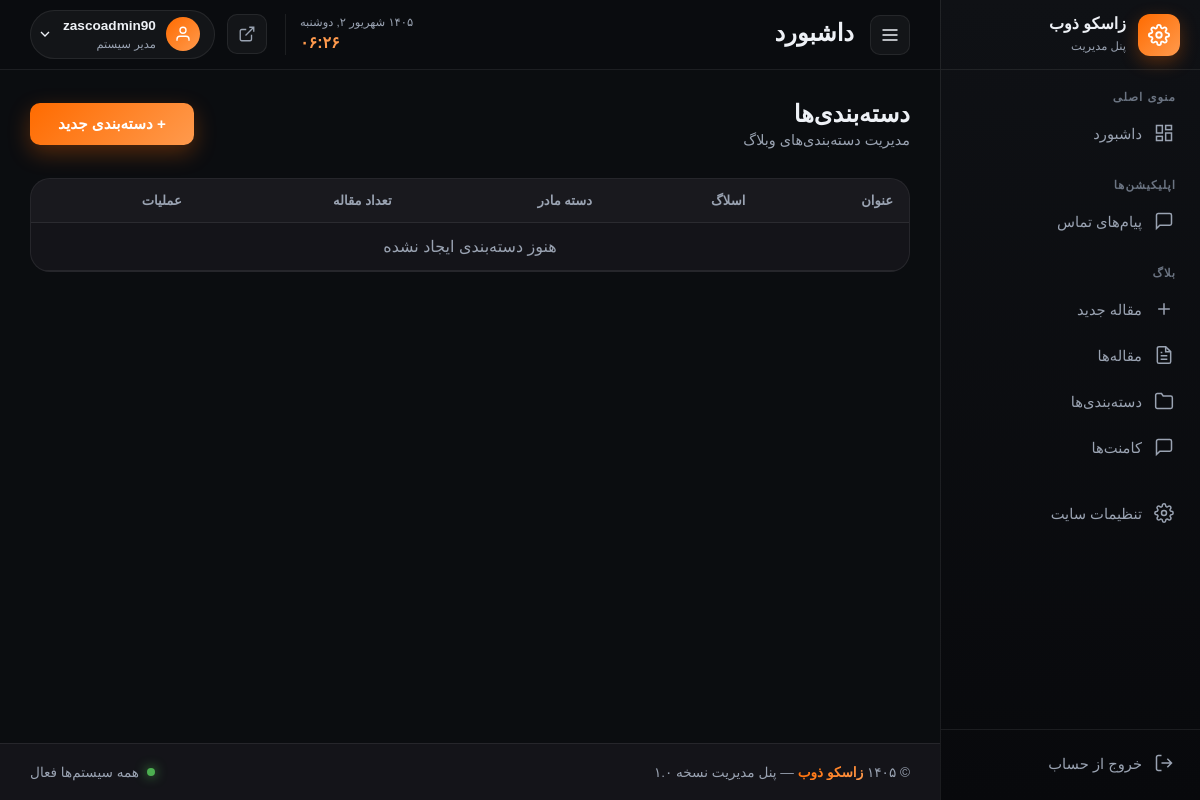
Page /zasco-admin-x9k2p/blog/categories/ (signed in) on the earlier database version.
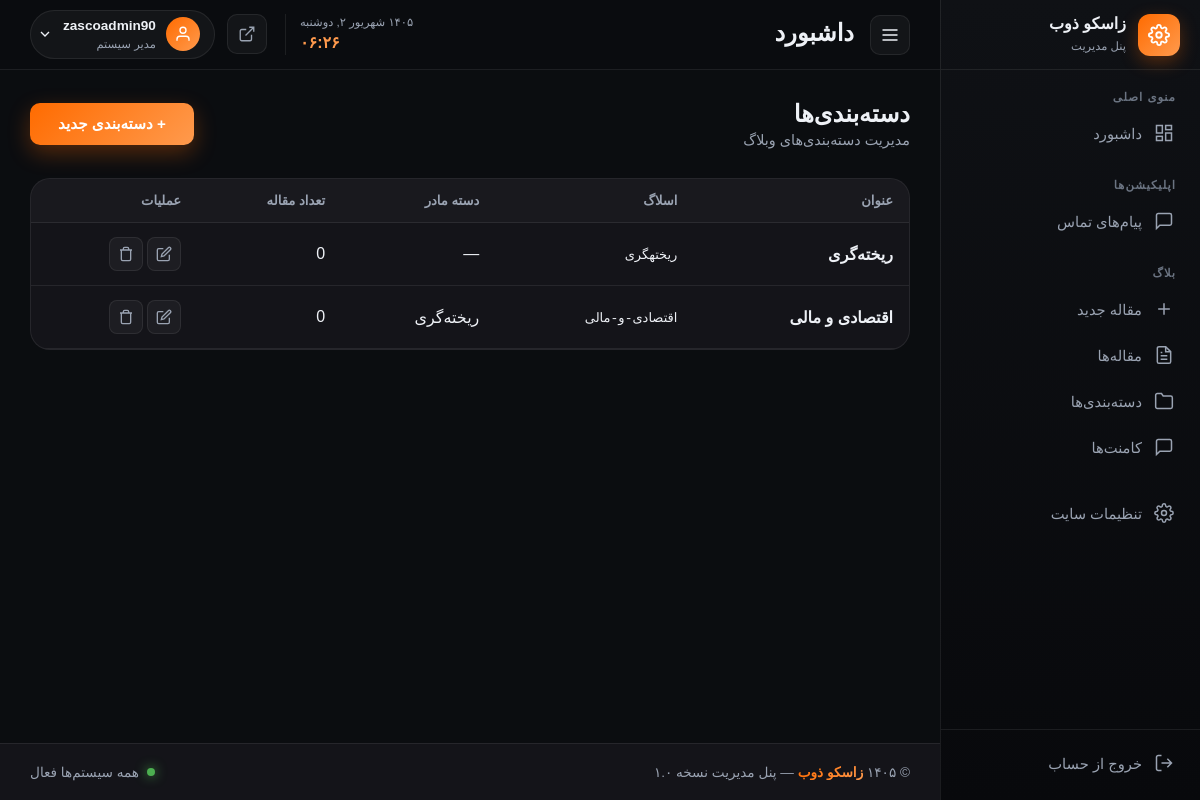
Same page on the later database version.
### blog/models.py (models this page shows, shortened)
class Category(models.Model):
    title = models.CharField('عنوان دسته‌بندی', max_length=100)
    slug = models.SlugField('اسلاگ', max_length=120, unique=True, allow_unicode=True, blank=True)
    parent = models.ForeignKey('self', verbose_name='دسته مادر', null=True, blank=True,
        on_delete=models.SET_NULL, related_name='children')
    class Meta:
        verbose_name = 'دسته‌بندی'
        verbose_name_plural = 'دسته‌بندی‌ها'
    def __str__(self):
        return f'{self.parent.title} > {self.title}' if self.parent else self.title

### panel/views.py (the view)
# urls.py: path('blog/categories/', views.blog_category_list, name='blog_category_list'),
@login_required
def blog_category_list(request):
    if not request.user.is_staff:
        return redirect('panel:login')
    categories = Category.objects.all().select_related('parent')
    return render(request, 'main_pages/blog/category_list.html', {'categories': categories})

### main/context_processors.py (called while the page is built)
def site_settings(request):
    return {'site': SiteSetting.load()}

### main/models.py (called while the page is built)
    def get_queryset(self):
        return super().get_queryset().filter(is_deleted=False)

    @classmethod
    def load(cls):
        obj, _ = cls.objects.get_or_create(pk=1)
        return obj

### panel/templates/main_pages/blog/category_list.html (shortened to what this page needs)
{% extends 'layouts/panel_base.html' %}
{% block content %}
<div class="page-header">
    <div>
        <h1 class="page-title">دسته‌بندی‌ها</h1>
        <p class="page-subtitle">مدیریت دسته‌بندی‌های وبلاگ</p>
    </div>
    <a href="{% url 'panel:blog_category_add' %}" class="btn-primary">+ دسته‌بندی جدید</a>
</div>
<div class="card">
    <div class="table-responsive">
        <table class="data-table">
            <thead>
                <tr>
                    <th>عنوان</th>
                    <th>اسلاگ</th>
                    <th>دسته مادر</th>
                    <th>تعداد مقاله</th>
                    <th>عملیات</th>
                </tr>
            </thead>
            <tbody>
                {% for cat in categories %}
                <tr>
                    <td><strong>{{ cat.title }}</strong></td>
                    <td><code>{{ cat.slug }}</code></td>
                    <td>{{ cat.parent|default:"—" }}</td>
                    <td>{{ cat.posts.count }}</td>
                    <td>
                        <a href="{% url 'panel:blog_category_edit' cat.id %}" class="btn-icon" title="ویرایش">
                            <svg viewBox="0 0 24 24" fill="none" stroke="currentColor" stroke-width="2"><path d="M11 4H4a2 2 0 0 0-2 2v14a2 2 0 0 0 2 2h14a2 2 0 0 0 2-2v-7"/><path d="M18.5 2.5a2.121 2.121 0 0 1 3 3L12 15l-4 1 1-4 9.5-9.5z"/></svg>
                        </a>
                        <button class="btn-icon danger delete-cat-btn" data-id="{{ cat.id }}" title="حذف">
                            <svg viewBox="0 0 24 24" fill="none" stroke="currentColor" stroke-width="2"><polyline points="3 6 5 6 21 6"/><path d="M19 6v14a2 2 0 0 1-2 2H7a2 2 0 0 1-2-2V6m3 0V4a2 2 0 0 1 2-2h4a2 2 0 0 1 2 2v2"/></svg>
                        </button>
                    </td>
                </tr>
                {% empty %}
                <tr><td colspan="5" class="text-center">هنوز دسته‌بندی ایجاد نشده</td></tr>
                {% endfor %}
            </tbody>
        </table>
    </div>
</div>
{% endblock %}

Differences in the rows shown:
added Category: title "ریخته‌گری", slug "ریختهگری", parent "—", posts.count "0"
added Category: title "اقتصادی و مالی", slug "اقتصادی-و-مالی", parent "ریخته‌گری", posts.count "0"
Other differences:
text no longer shown: "هنوز دسته‌بندی ایجاد نشده"
